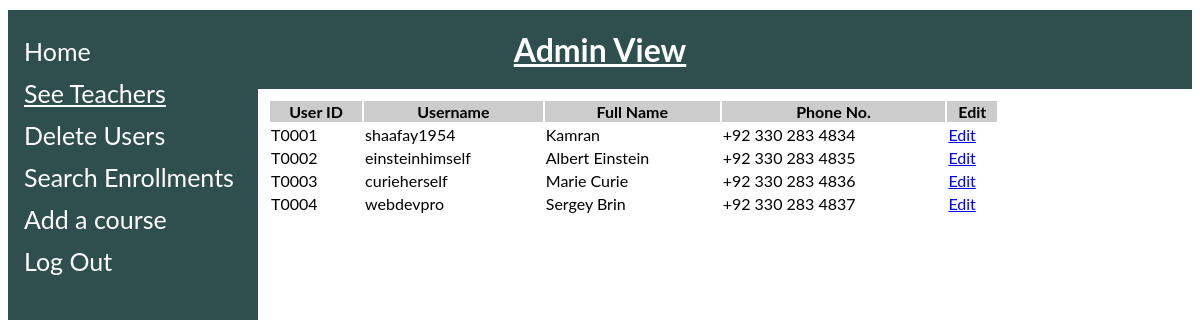
The page /viewteachers.php on the database its author committed.
### tables this page shows
CREATE TABLE EndUser (
	userID CHAR(5),
    accountType VARCHAR(7),
    userName VARCHAR(20),
    pw VARCHAR(225),
    fullName VARCHAR(100),
    phone VARCHAR(30),
    
    PRIMARY KEY (userID)
);

### viewteachers.php (the view, shortened to what this page needs)
<?php
    include_once("./config/config.php");
    $result = mysqli_query($mysqli, "SELECT userID, userName, fullName, phone FROM enduser WHERE accountType = 'Teacher'");
?>
<html>
    <head>
    </head>
    <body>
        <h1 class="header"><u>Admin View</u></h1>
        <div class="sidenav">
            <a href="admin.html" >Home</a>
            <a href="viewteachers.php" id="active">See Teachers</a>
            <a href="viewUsers.php">Delete Users</a>
            <a href="searchenrollments.php">Search Enrollments</a>
            <a href="addcourse.html">Add a course</a>
            <a href="internals/logout.inc.php">Log Out</a>
        </div>
        <div class="main">
            <table width=80% border=0>
                <tr bgcolor="#CCCCCC">
                    <th>User ID</th>
                    <th>Username</th>
                    <th>Full Name</th>
                    <th>Phone No.</th>
                    <th>Edit</th>
                </tr>
                <?php
                    while($res = mysqli_fetch_array($result)) {
                        echo "<tr>";
                        echo "<td>".$res['userID']."</td>";
                        echo "<td>".$res['userName']."</td>";
                        echo "<td>".$res['fullName']."</td>";
                        echo "<td>".$res['phone']."</td>";
                        echo "<td> <a href=\"editteachers.php?id=$res[userID]\">Edit</a>";
                        echo "</tr>";
                    }
                ?>
            </table>
        </div>
    </body>
</html>

### viewteachers.php (style rules this page uses)
body { font-family: "Lato", sans-serif; }
.header { color: white; background-color: darkslategray; text-align: center; margin-left: auto; margin-top: 10px; margin-bottom: 10px; padding: 20px; }
.sidenav { height: 100%; width: 250px; position: fixed; z-index: 1; top: 10px; left: auto; background-color: darkslategray; overflow-x: hidden; padding-top: 20px; }
.sidenav a { padding: 6px 8px 6px 16px; text-decoration: none; font-size: 25px; color: white; display: block; }
.main { margin-left: 250px; padding: 0px 10px; }
#active { text-decoration: underline; }

### rows shown on the page
enduser: userID "T0001", userName "shaafay1954", fullName "Kamran", phone "+92 330 283 4834"
enduser: userID "T0002", userName "einsteinhimself", fullName "Albert Einstein", phone "+92 330 283 4835"
enduser: userID "T0003", userName "curieherself", fullName "Marie Curie", phone "+92 330 283 4836"
enduser: userID "T0004", userName "webdevpro", fullName "Sergey Brin", phone "+92 330 283 4837"
